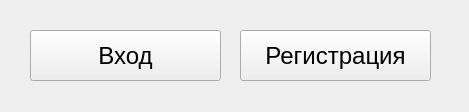
<?xml version="1.0" encoding="UTF-8"?>
<ui version="4.0">
 <class>Form</class>
 <widget class="QWidget" name="Form">
  <property name="geometry">
   <rect>
    <x>0</x>
    <y>0</y>
    <width>469</width>
    <height>112</height>
   </rect>
  </property>
  <property name="windowTitle">
   <string>Form</string>
  </property>
  <widget class="QPushButton" name="sign_in_button">
   <property name="geometry">
    <rect>
     <x>30</x>
     <y>30</y>
     <width>191</width>
     <height>51</height>
    </rect>
   </property>
   <property name="font">
    <font>
     <pointsize>18</pointsize>
    </font>
   </property>
   <property name="text">
    <string>Вход</string>
   </property>
  </widget>
  <widget class="QPushButton" name="sign_up_button">
   <property name="geometry">
    <rect>
     <x>240</x>
     <y>30</y>
     <width>191</width>
     <height>51</height>
    </rect>
   </property>
   <property name="font">
    <font>
     <pointsize>18</pointsize>
    </font>
   </property>
   <property name="text">
    <string>Регистрация</string>
   </property>
  </widget>
 </widget>
 <resources/>
 <connections/>
</ui>
